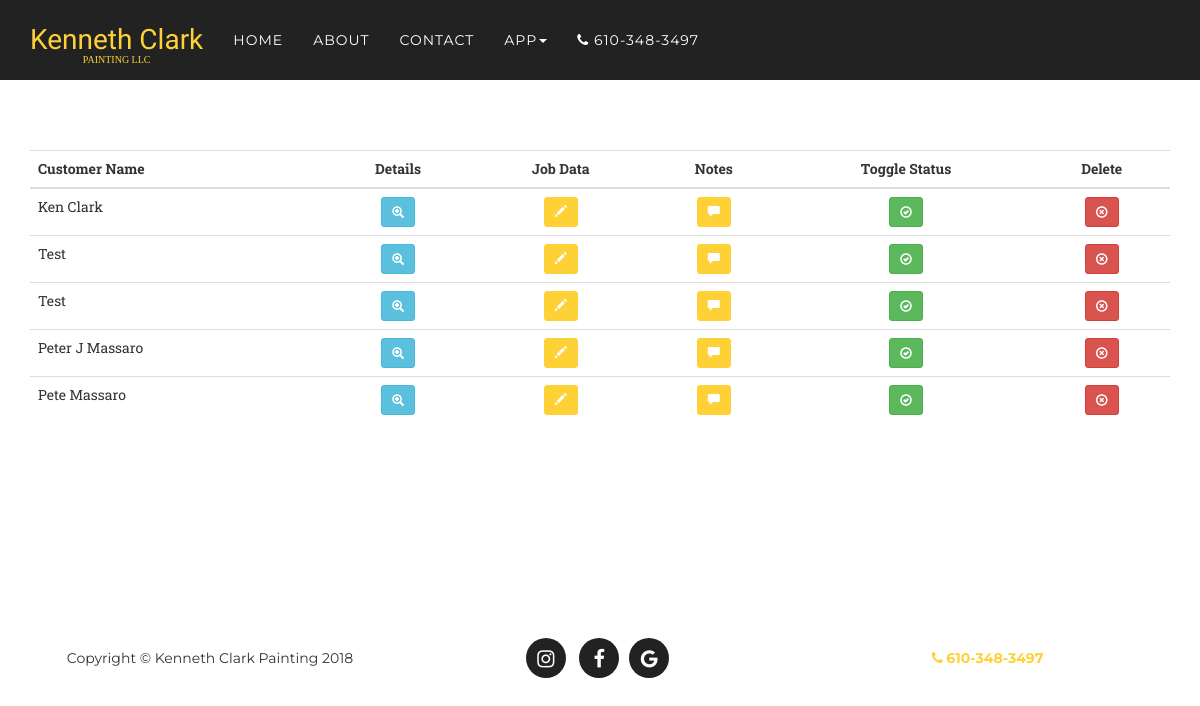
/quoteRequests/Active=False (signed in), run on an earlier commit of the app's database.
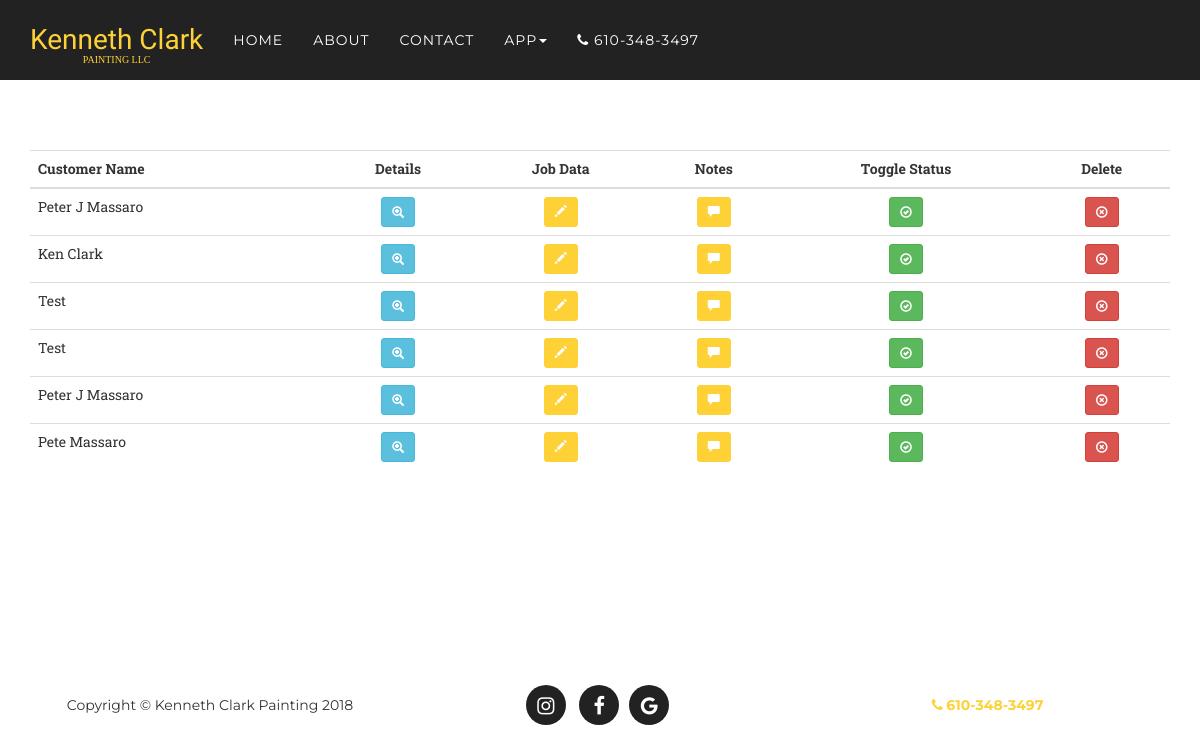
And on a later commit of the database.
### app/models.py (models this page shows, shortened)
class QuoteRequests(db.Model):
	__tablename__ = 'QuoteRequests'
	id = db.Column(db.Integer, primary_key=True)
	customer = db.Column(db.String(120), index=True, unique=False)
	email = db.Column(db.String(120), index=True, unique=False)
	submit_time = db.Column(db.DateTime)
	street = db.Column(db.String(120), unique=False)
	city = db.Column(db.String(120), unique=False)
	state = db.Column(db.String(120), unique=False)
	zip_code = db.Column(db.String(20), unique=False)
	phone = db.Column(db.String(20), unique=False)
	time_requested = db.Column(db.String(120), unique=False)
	description = db.Column(db.String(240), unique=False)
	status = db.Column(db.String(120), unique=False)
	paid = db.Column(db.Boolean)
	complete = db.Column(db.Boolean)
	misc = db.Column(db.String(200), unique=False)
	stripe_id = db.Column(db.String(120), unique=False)
	job = db.relationship('JobData', backref='data', lazy='dynamic')
	notes = db.relationship('JobNote', backref='data', lazy='dynamic')
	user_id = db.Column(db.Integer, db.ForeignKey('User.id'))
	custom_message = db.Column(db.Text, unique=False)
	custom_message_html = db.Column(db.Text)

### app/main/routes.py (the view)
@bp.route('/quoteRequests/Active=<statusFlag>')
@login_required
@admin_required
def quoteRequests(statusFlag):
	statusFlag = True if statusFlag == 'True' else False
	page = request.args.get('page', 1, type=int)
	requests = QuoteRequests.query.filter_by(complete=statusFlag).order_by(QuoteRequests.submit_time.desc()).paginate(
		page, current_app.config['QRS_PER_PAGE'], False)
	next_url = url_for('main.quoteRequests', statusFlag=statusFlag, page=requests.next_num) \
		if requests.has_next else None
	prev_url = url_for('main.quoteRequests', statusFlag=statusFlag, page=requests.prev_num) \
		if requests.has_prev else None
	return render_template('quotes.html', quoteRequests=requests.items,
		next_url=next_url, prev_url=prev_url)

### app/models.py (called while the page is built)
@login.user_loader
def load_user(id):
	return User.query.get(int(id))

	def has_access(self, level):
		return self.role is not None and \
			self.role == level

### app/templates/quotes.html (shortened to what this page needs)
{% extends "base.html" %}
{% import 'bootstrap/wtf.html' as wtf %}
{% block app_content %}
<section>
<div class='container'>
	<table class="table table-hover table-responsive btn-table">
		<tr>
			<th>
				<b>Customer Name</b>
			</th>
			<th class='hcenter'>
				<b>Details</b>
			</th>
			<th class='hcenter'>
				<b>Job Data</b>
			</th>
			<th class='hcenter'>
				<b>Notes</b>
			</th>
			<th class='hcenter hidden-xs'>
				<b>Toggle Status</b>
			</th>
			<th class='hcenter hidden-xs'>
				<b>Delete</b>
			</th>
		</tr>
		<tbody>
		{% for quote in quoteRequests %}
			{% include '_quoteTable.html' %}
		{% endfor %}
</section>
{% endblock %}

### app/templates/_quoteTable.html (shortened to what this page needs)
<tr>
	<td>{{ quote.customer }}</td>
	<td class='hcenter'>
		<a class='btn btn-info btn-sm' role='button' data-toggle='modal' data-target='#myModal{{ quote.id }}'><span class="glyphicon glyphicon-zoom-in" aria-hidden="true"></span></a>
	</td>
	<td class='hcenter'>
		<a class='btn btn-primary btn-sm hcenter' href="{{ url_for('main.jobdata', quoteId=quote.id) }}" role='button'><span class="glyphicon glyphicon-pencil" aria-hidden="true"></a>
	</td>
  <td class='hcenter'>
    <a class='btn btn-primary btn-sm hcenter' href="{{
    url_for('main.jobNotes', quoteId=quote.id) }}" role='button
    '><span class="glyphicon glyphicon-comment" aria-hidden="true"></a>
  </td>
  <td class='hcenter hidden-xs'>
    <a class='btn btn-success btn-sm hcenter' href="{{ url_for('main.toggleStatus', quoteId=quote.id) }}" role='button'><span class="glyphicon glyphicon-ok-circle" aria-hidden="true"></a>
  </td>
  <td class='hcenter hidden-xs'>
    <a class='btn btn-danger btn-sm hcenter' role='button' data-toggle='modal' data-target='#deleteModal{{ quote.id }}'><span class="glyphicon glyphicon-remove-circle" aria-hidden="true"></a>
  </td>
</tr>
</div>

What changed in the data, as far as the page shows it:
added QuoteRequests: customer "Peter J Massaro"
